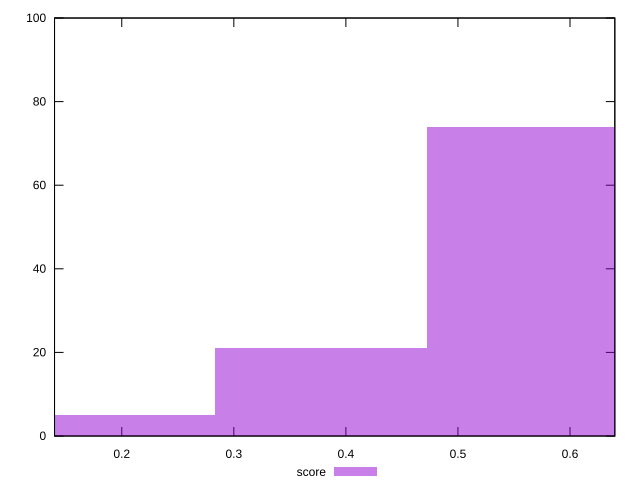

Reproduce this figure in gnuplot.
reset

$score <<EOF
0.5670061844981225 74
0.3780041229987483 21
0.18900206149937415 5
EOF

set key outside below
set boxwidth 0.18900206149937415
set xrange [0.14:0.64]
set yrange [0:100]
set trange [0:100]
set style fill transparent solid 0.5 noborder
set terminal svg size 640, 490 enhanced background rgb 'white'
set output "reprap/mainthread-work-breakdown/samples/pages+cached+noexternal+nomedia+nocss+nojs/score/histogram.svg"

plot $score title "score" with boxes

reset
